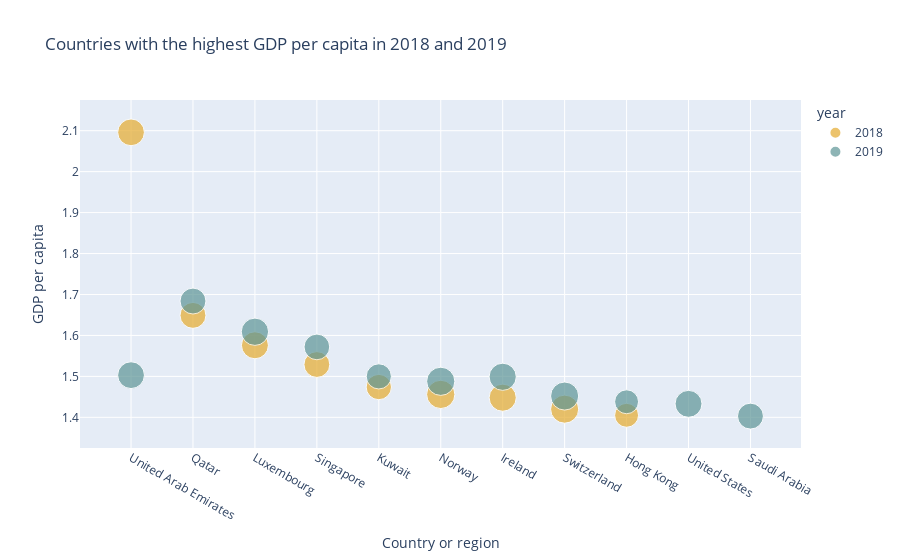
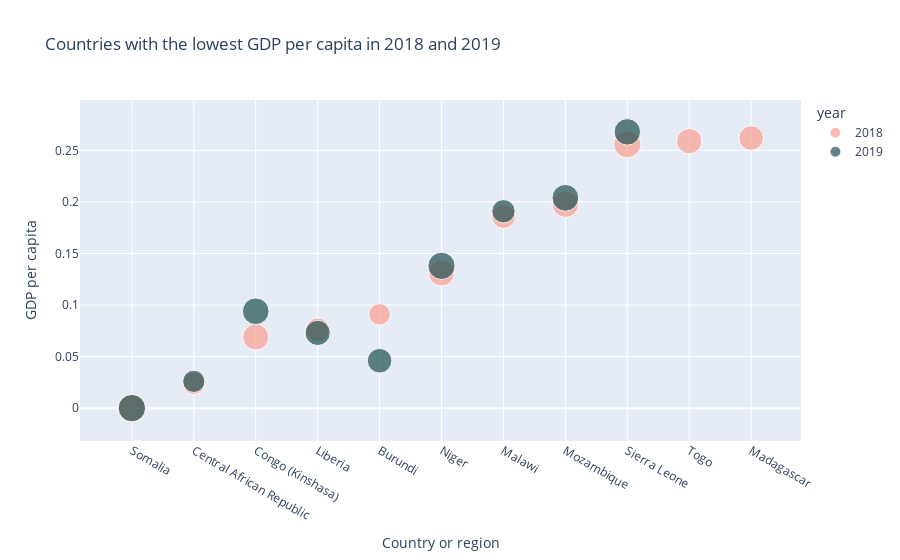

Write notebook code for charts like these, in order.
### Code cell
df_best10_GDP["year"] = df_best10_GDP["year"].astype(str)
fig = px.scatter(df_best10_GDP, x="Country or region", y="GDP per capita",
           size="Score", title='Countries with the highest GDP per capita in 2018 and 2019',color="year",color_discrete_map={'2018': '#e5ab2e', 
                                                   '2019': '#5d9596'})
fig.show()

df_worst10_GDP["year"] = df_worst10_GDP["year"].astype(str)
fig = px.scatter(df_worst10_GDP, x="Country or region", y="GDP per capita",
           size="Score", title='Countries with the lowest GDP per capita in 2018 and 2019',color="year",color_discrete_map={'2018': '#fb9f90', 
                                                   '2019': '#1d5051'})
fig.show()

### Figure 1 — Plotly figure (JSON) as saved in the notebook; plotly's stock layout.template omitted (floating-point values rounded to 4 significant figures)
{"data": [{"hovertemplate": "year=2018<br>Country or region=%{x}<br>GDP per capita=%{y}<br>Score=%{marker.size}<extra></extra>", "legendgroup": "2018", "marker": {"color": "#e5ab2e", "size": [6.774, 6.374, 6.91, 6.343, 6.083, 7.594, 6.977, 7.487, 5.43], "sizemode": "area", "sizeref": 0.01899, "symbol": "circle"}, "mode": "markers", "name": "2018", "orientation": "v", "showlegend": true, "type": "scatter", "x": ["United Arab Emirates", "Qatar", "Luxembourg", "Singapore", "Kuwait", "Norway", "Ireland", "Switzerland", "Hong Kong"], "xaxis": "x", "y": [2.096, 1.649, 1.576, 1.529, 1.474, 1.456, 1.448, 1.42, 1.405], "yaxis": "y"}, {"hovertemplate": "year=2019<br>Country or region=%{x}<br>GDP per capita=%{y}<br>Score=%{marker.size}<extra></extra>", "legendgroup": "2019", "marker": {"color": "#5d9596", "size": [6.374, 7.09, 6.262, 6.825, 6.021, 7.021, 7.554, 7.48, 5.43, 6.892, 6.375], "sizemode": "area", "sizeref": 0.01899, "symbol": "circle"}, "mode": "markers", "name": "2019", "orientation": "v", "showlegend": true, "type": "scatter", "x": ["Qatar", "Luxembourg", "Singapore", "United Arab Emirates", "Kuwait", "Ireland", "Norway", "Switzerland", "Hong Kong", "United States", "Saudi Arabia"], "xaxis": "x", "y": [1.684, 1.609, 1.572, 1.503, 1.5, 1.499, 1.488, 1.452, 1.438, 1.433, 1.403], "yaxis": "y"}], "layout": {"legend": {"itemsizing": "constant", "title": {"text": "year"}, "tracegroupgap": 0}, "title": {"text": "Countries with the highest GDP per capita in 2018 and 2019"}, "xaxis": {"anchor": "y", "domain": [0, 1], "title": {"text": "Country or region"}}, "yaxis": {"anchor": "x", "domain": [0, 1], "title": {"text": "GDP per capita"}}}}

### Figure 2 — Plotly figure (JSON) as saved in the notebook; plotly's stock layout.template omitted (floating-point values rounded to 4 significant figures)
{"data": [{"hovertemplate": "year=2018<br>Country or region=%{x}<br>GDP per capita=%{y}<br>Score=%{marker.size}<extra></extra>", "legendgroup": "2018", "marker": {"color": "#fb9f90", "size": [4.982, 3.083, 4.245, 3.495, 2.905, 4.166, 3.587, 4.417, 4.571, 3.999, 3.774], "sizemode": "area", "sizeref": 0.01246, "symbol": "circle"}, "mode": "markers", "name": "2018", "orientation": "v", "showlegend": true, "type": "scatter", "x": ["Somalia", "Central African Republic", "Congo (Kinshasa)", "Liberia", "Burundi", "Niger", "Malawi", "Mozambique", "Sierra Leone", "Togo", "Madagascar"], "xaxis": "x", "y": [0, 0.024, 0.069, 0.076, 0.091, 0.131, 0.186, 0.198, 0.256, 0.259, 0.262], "yaxis": "y"}, {"hovertemplate": "year=2019<br>Country or region=%{x}<br>GDP per capita=%{y}<br>Score=%{marker.size}<extra></extra>", "legendgroup": "2019", "marker": {"color": "#1d5051", "size": [4.668, 3.083, 3.775, 3.975, 4.418, 4.628, 3.41, 4.466, 4.374], "sizemode": "area", "sizeref": 0.01246, "symbol": "circle"}, "mode": "markers", "name": "2019", "orientation": "v", "showlegend": true, "type": "scatter", "x": ["Somalia", "Central African Republic", "Burundi", "Liberia", "Congo (Kinshasa)", "Niger", "Malawi", "Mozambique", "Sierra Leone"], "xaxis": "x", "y": [0, 0.026, 0.046, 0.073, 0.094, 0.138, 0.191, 0.204, 0.268], "yaxis": "y"}], "layout": {"legend": {"itemsizing": "constant", "title": {"text": "year"}, "tracegroupgap": 0}, "title": {"text": "Countries with the lowest GDP per capita in 2018 and 2019"}, "xaxis": {"anchor": "y", "domain": [0, 1], "title": {"text": "Country or region"}}, "yaxis": {"anchor": "x", "domain": [0, 1], "title": {"text": "GDP per capita"}}}}
